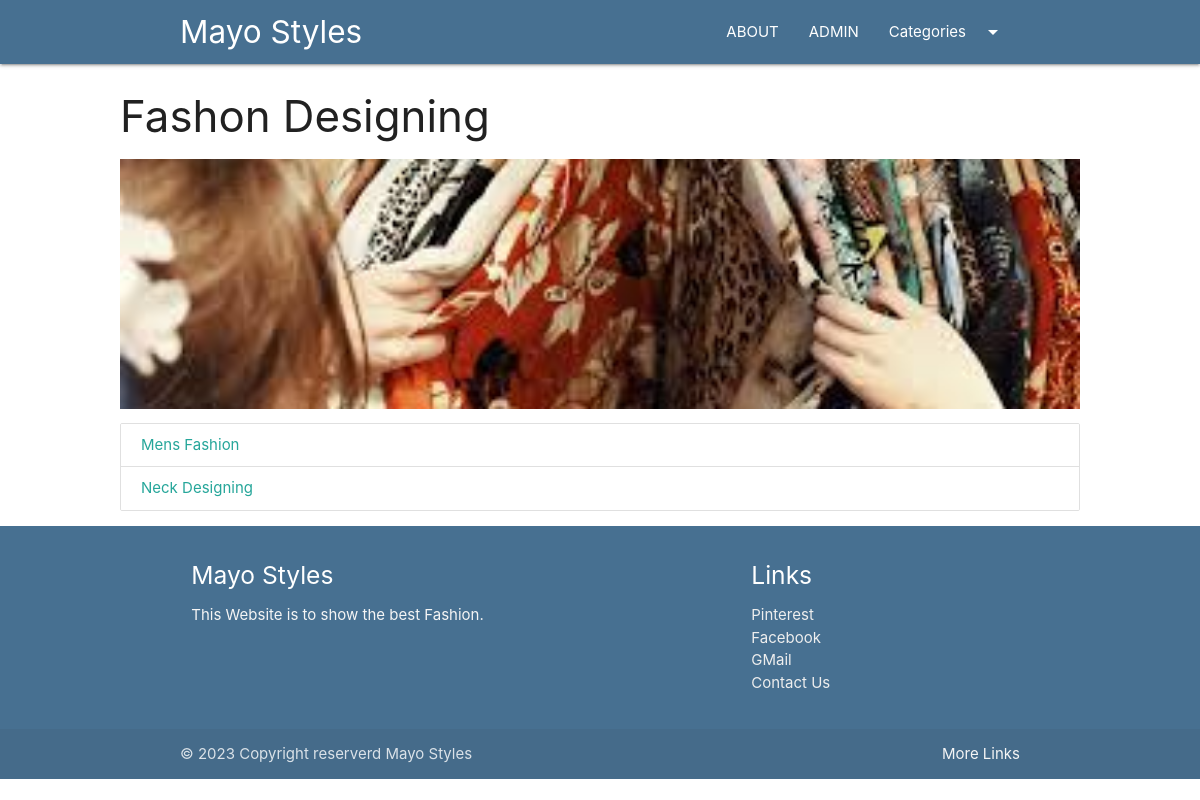
Screenshot of /category/dm with the database file from the repository.
### blog/models.py (models this page shows, shortened)
class Category(models.Model):
    cat_id = models.AutoField(primary_key=True)
    title = models.CharField(max_length=100)
    description = models.TextField()
    url = models.CharField(max_length=100)
    image = models.ImageField(upload_to='category/')
    add_date = models.DateTimeField(auto_now_add=True, null=True)

class Post(models.Model):
    post_id = models.AutoField(primary_key=True)
    title = models.CharField(max_length=200)
    content = models.TextField()
    url = models.CharField(max_length=100)
    cat = models.ForeignKey(Category, on_delete=models.CASCADE)
    image = models.ImageField(upload_to='post/')

### blog/views.py (the view)
# urls.py: path('category/<slug:url>',category)
def category(request, url):
    cat=Category.objects.get(url=url)
    posts = Post.objects.filter(cat=cat)
    return render(request, "category.html", {'cat':cat,'posts':posts})

### templates/category.html (shortened to what this page needs)
{% extends 'base.html' %}
{%block content%}
<div class="container-custom">
    <h3>{{cat.title}}</h3>
    <div>
        <img src="/media/{{cat.image}}" class="responsive-img" style="max-height:250px;width:100%;object-fit:cover;"
             alt="">
    </div>
      <div class="collection">
       {% for p in posts %}
      <a href="/blog/{{p.url}}" class="collection-item">{{p.title}}</a>
        {% empty %}
          <h3>No Post in this Category</h3>
       {%endfor%}
    </div>
</div>
{%endblock%}

### blog/static/css/style.css (style rules this page uses)
.container-custom { width:80%!important; margin:auto; }

### rows the page displays
Category: title "Fashon Designing", image (picture)
Post: title "Mens Fashion"
Post: title "Neck Designing"
